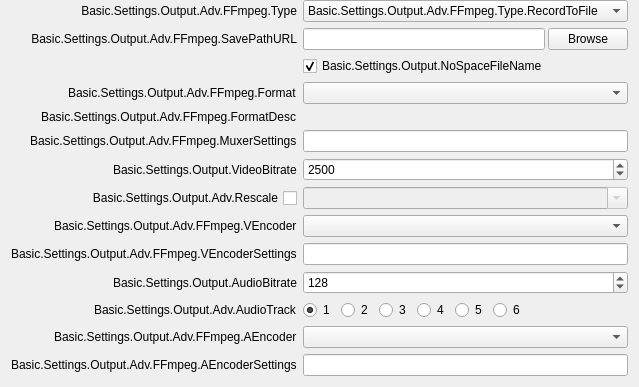
                   <widget class="QWidget" name="advOutRecFFmpeg">
                    <layout class="QFormLayout" name="formLayout_15">
                     <property name="fieldGrowthPolicy">
                      <enum>QFormLayout::AllNonFixedFieldsGrow</enum>
                     </property>
                     <property name="labelAlignment">
                      <set>Qt::AlignRight|Qt::AlignTrailing|Qt::AlignVCenter</set>
                     </property>
                     <property name="topMargin">
                      <number>0</number>
                     </property>
                     <item row="1" column="0">
                      <widget class="QLabel" name="label_36">
                       <property name="sizePolicy">
                        <sizepolicy hsizetype="Preferred" vsizetype="Expanding">
                         <horstretch>0</horstretch>
                         <verstretch>0</verstretch>
                        </sizepolicy>
                       </property>
                       <property name="minimumSize">
                        <size>
                         <width>170</width>
                         <height>0</height>
                        </size>
                       </property>
                       <property name="text">
                        <string>Basic.Settings.Output.Adv.FFmpeg.SavePathURL</string>
                       </property>
                       <property name="alignment">
                        <set>Qt::AlignRight|Qt::AlignTrailing|Qt::AlignVCenter</set>
                       </property>
                      </widget>
                     </item>
                     <item row="1" column="1">
                      <widget class="QStackedWidget" name="stackedWidget_2">
                       <property name="currentIndex">
                        <number>0</number>
                       </property>
                       <widget class="QWidget" name="page_5">
                        <layout class="QHBoxLayout" name="horizontalLayout_12">
                         <property name="spacing">
                          <number>3</number>
                         </property>
                         <property name="leftMargin">
                          <number>0</number>
                         </property>
                         <property name="topMargin">
                          <number>0</number>
                         </property>
                         <property name="rightMargin">
                          <number>0</number>
                         </property>
                         <property name="bottomMargin">
                          <number>0</number>
                         </property>
                         <item>
                          <widget class="QLineEdit" name="advOutFFRecPath">
                           <property name="readOnly">
                            <bool>true</bool>
                           </property>
                          </widget>
                         </item>
                         <item>
                          <widget class="QPushButton" name="advOutFFPathBrowse">
                           <property name="text">
                            <string>Browse</string>
                           </property>
                          </widget>
                         </item>
                        </layout>
                       </widget>
                       <widget class="QWidget" name="page_4">
                        <layout class="QHBoxLayout" name="horizontalLayout_8">
                         <property name="spacing">
                          <number>0</number>
                         </property>
                         <property name="leftMargin">
                          <number>0</number>
                         </property>
                         <property name="topMargin">
                          <number>0</number>
                         </property>
                         <property name="rightMargin">
                          <number>0</number>
                         </property>
                         <property name="bottomMargin">
                          <number>0</number>
                         </property>
                         <item>
                          <widget class="QLineEdit" name="advOutFFURL">
                           <property name="enabled">
                            <bool>true</bool>
                           </property>
                          </widget>
                         </item>
                        </layout>
                       </widget>
                      </widget>
                     </item>
                     <item row="3" column="0">
                      <widget class="QLabel" name="label_16">
                       <property name="text">
                        <string>Basic.Settings.Output.Adv.FFmpeg.Format</string>
                       </property>
                       <property name="buddy">
                        <cstring>advOutFFFormat</cstring>
                       </property>
                      </widget>
                     </item>
                     <item row="3" column="1">
                      <widget class="QComboBox" name="advOutFFFormat"/>
                     </item>
                     <item row="4" column="0">
                      <widget class="QLabel" name="label_44">
                       <property name="text">
                        <string>Basic.Settings.Output.Adv.FFmpeg.FormatDesc</string>
                       </property>
                      </widget>
                     </item>
                     <item row="4" column="1">
                      <widget class="QLabel" name="advOutFFFormatDesc">
                       <property name="text">
                        <string/>
                       </property>
                      </widget>
                     </item>
                     <item row="6" column="0">
                      <widget class="QLabel" name="label_40">
                       <property name="text">
                        <string>Basic.Settings.Output.VideoBitrate</string>
                       </property>
                       <property name="buddy">
                        <cstring>advOutFFVBitrate</cstring>
                       </property>
                      </widget>
                     </item>
                     <item row="6" column="1">
                      <widget class="QSpinBox" name="advOutFFVBitrate">
                       <property name="minimum">
                        <number>0</number>
                       </property>
                       <property name="maximum">
                        <number>1000000000</number>
                       </property>
                       <property name="value">
                        <number>2500</number>
                       </property>
                      </widget>
                     </item>
                     <item row="7" column="0">
                      <widget class="QCheckBox" name="advOutFFUseRescale">
                       <property name="sizePolicy">
                        <sizepolicy hsizetype="Minimum" vsizetype="Expanding">
                         <horstretch>0</horstretch>
                         <verstretch>0</verstretch>
                        </sizepolicy>
                       </property>
                       <property name="layoutDirection">
                        <enum>Qt::RightToLeft</enum>
                       </property>
                       <property name="text">
                        <string>Basic.Settings.Output.Adv.Rescale</string>
                       </property>
                      </widget>
                     </item>
                     <item row="7" column="1">
                      <widget class="QComboBox" name="advOutFFRescale">
                       <property name="enabled">
                        <bool>false</bool>
                       </property>
                       <property name="editable">
                        <bool>true</bool>
                       </property>
                      </widget>
                     </item>
                     <item row="8" column="0">
                      <widget class="QLabel" name="label_37">
                       <property name="text">
                        <string>Basic.Settings.Output.Adv.FFmpeg.VEncoder</string>
                       </property>
                       <property name="buddy">
                        <cstring>advOutFFVEncoder</cstring>
                       </property>
                      </widget>
                     </item>
                     <item row="8" column="1">
                      <widget class="QComboBox" name="advOutFFVEncoder"/>
                     </item>
                     <item row="10" column="0">
                      <widget class="QLabel" name="label_38">
                       <property name="text">
                        <string>Basic.Settings.Output.Adv.FFmpeg.VEncoderSettings</string>
                       </property>
                       <property name="buddy">
                        <cstring>advOutFFVCfg</cstring>
                       </property>
                      </widget>
                     </item>
                     <item row="10" column="1">
                      <widget class="QLineEdit" name="advOutFFVCfg"/>
                     </item>
                     <item row="11" column="0">
                      <widget class="QLabel" name="label_41">
                       <property name="text">
                        <string>Basic.Settings.Output.AudioBitrate</string>
                       </property>
                       <property name="buddy">
                        <cstring>advOutFFABitrate</cstring>
                       </property>
                      </widget>
                     </item>
                     <item row="11" column="1">
                      <widget class="QSpinBox" name="advOutFFABitrate">
                       <property name="minimum">
                        <number>32</number>
                       </property>
                       <property name="maximum">
                        <number>4096</number>
                       </property>
                       <property name="singleStep">
                        <number>16</number>
                       </property>
                       <property name="value">
                        <number>128</number>
                       </property>
                      </widget>
                     </item>
                     <item row="12" column="0">
                      <widget class="QLabel" name="label_47">
                       <property name="text">
                        <string>Basic.Settings.Output.Adv.AudioTrack</string>
                       </property>
                      </widget>
                     </item>
                     <item row="12" column="1">
                      <widget class="QWidget" name="widget_10" native="true">
                       <property name="sizePolicy">
                        <sizepolicy hsizetype="Maximum" vsizetype="Preferred">
                         <horstretch>0</horstretch>
                         <verstretch>0</verstretch>
                        </sizepolicy>
                       </property>
                       <layout class="QHBoxLayout" name="horizontalLayout_10">
                        <property name="leftMargin">
                         <number>0</number>
                        </property>
                        <property name="topMargin">
                         <number>0</number>
                        </property>
                        <property name="rightMargin">
                         <number>0</number>
                        </property>
                        <property name="bottomMargin">
                         <number>0</number>
                        </property>
                        <item>
                         <widget class="QRadioButton" name="advOutFFTrack1">
                          <property name="text">
                           <string notr="true">1</string>
                          </property>
                          <property name="checked">
                           <bool>true</bool>
                          </property>
                         </widget>
                        </item>
                        <item>
                         <widget class="QRadioButton" name="advOutFFTrack2">
                          <property name="text">
                           <string notr="true">2</string>
                          </property>
                         </widget>
                        </item>
                        <item>
                         <widget class="QRadioButton" name="advOutFFTrack3">
                          <property name="text">
                           <string notr="true">3</string>
                          </property>
                         </widget>
                        </item>
                        <item>
                         <widget class="QRadioButton" name="advOutFFTrack4">
                          <property name="text">
                           <string notr="true">4</string>
                          </property>
                         </widget>
                        </item>
                        <item>
                         <widget class="QRadioButton" name="advOutFFTrack5">
                          <property name="text">
                           <string notr="true">5</string>
                          </property>
                         </widget>
                        </item>
                        <item>
                         <widget class="QRadioButton" name="advOutFFTrack6">
                          <property name="text">
                           <string notr="true">6</string>
                          </property>
                         </widget>
                        </item>
                       </layout>
                      </widget>
                     </item>
                     <item row="13" column="0">
                      <widget class="QLabel" name="label_39">
                       <property name="text">
                        <string>Basic.Settings.Output.Adv.FFmpeg.AEncoder</string>
                       </property>
                       <property name="buddy">
                        <cstring>advOutFFAEncoder</cstring>
                       </property>
                      </widget>
                     </item>
                     <item row="13" column="1">
                      <widget class="QComboBox" name="advOutFFAEncoder"/>
                     </item>
                     <item row="14" column="0">
                      <widget class="QLabel" name="label_46">
                       <property name="text">
                        <string>Basic.Settings.Output.Adv.FFmpeg.AEncoderSettings</string>
                       </property>
                       <property name="buddy">
                        <cstring>advOutFFACfg</cstring>
                       </property>
                      </widget>
                     </item>
                     <item row="14" column="1">
                      <widget class="QLineEdit" name="advOutFFACfg"/>
                     </item>
                     <item row="0" column="0">
                      <widget class="QLabel" name="label_48">
                       <property name="sizePolicy">
                        <sizepolicy hsizetype="Preferred" vsizetype="Expanding">
                         <horstretch>0</horstretch>
                         <verstretch>0</verstretch>
                        </sizepolicy>
                       </property>
                       <property name="minimumSize">
                        <size>
                         <width>170</width>
                         <height>0</height>
                        </size>
                       </property>
                       <property name="text">
                        <string>Basic.Settings.Output.Adv.FFmpeg.Type</string>
                       </property>
                       <property name="alignment">
                        <set>Qt::AlignRight|Qt::AlignTrailing|Qt::AlignVCenter</set>
                       </property>
                       <property name="buddy">
                        <cstring>advOutFFType</cstring>
                       </property>
                      </widget>
                     </item>
                     <item row="0" column="1">
                      <widget class="QComboBox" name="advOutFFType">
                       <item>
                        <property name="text">
                         <string>Basic.Settings.Output.Adv.FFmpeg.Type.RecordToFile</string>
                        </property>
                       </item>
                       <item>
                        <property name="text">
                         <string>Basic.Settings.Output.Adv.FFmpeg.Type.URL</string>
                        </property>
                       </item>
                      </widget>
                     </item>
                     <item row="5" column="0">
                      <widget class="QLabel" name="label_1337">
                       <property name="text">
                        <string>Basic.Settings.Output.Adv.FFmpeg.MuxerSettings</string>
                       </property>
                       <property name="buddy">
                        <cstring>advOutFFMCfg</cstring>
                       </property>
                      </widget>
                     </item>
                     <item row="5" column="1">
                      <widget class="QLineEdit" name="advOutFFMCfg"/>
                     </item>
                     <item row="2" column="1">
                      <widget class="QCheckBox" name="advOutFFNoSpace">
                       <property name="text">
                        <string>Basic.Settings.Output.NoSpaceFileName</string>
                       </property>
                       <property name="checked">
                        <bool>true</bool>
                       </property>
                      </widget>
                     </item>
                    </layout>
                   </widget>
